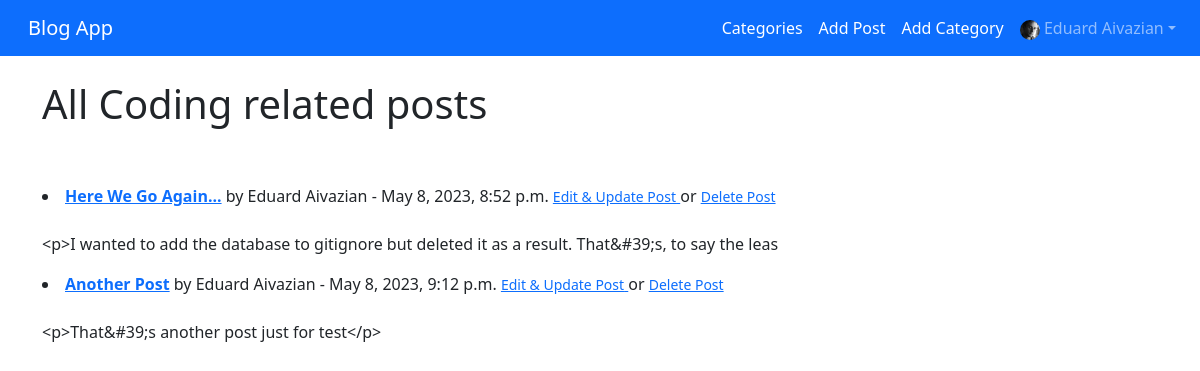
Page /category/coding/ (signed in) on the committed database.
### blogs/models.py (models this page shows, shortened)
class UserProfile(models.Model):
    user = models.OneToOneField(User, null=True, on_delete=models.CASCADE)
    bio = models.TextField()
    profile_picture = models.ImageField(null=True,
                                     blank=True,
                                     upload_to='images/profile_pictures')
    nickname = models.CharField(max_length=255, null=True, blank=True)
    first_name = models.CharField(max_length=255, null=True, blank=True)
    last_name = models.CharField(max_length=255, null=True, blank=True)
    email_address = models.CharField(max_length=255, null=True, blank=True)
    website_url = models.CharField(max_length=255, null=True, blank=True)
    vk_url = models.CharField(max_length=255, null=True, blank=True)
    twitter_url = models.CharField(max_length=255, null=True, blank=True)
    instagram_url = models.CharField(max_length=255, null=True, blank=True)
    github_url = models.CharField(max_length=255, null=True, blank=True)
    steam_url = models.CharField(max_length=255, null=True, blank=True)
    spotify_url = models.CharField(max_length=255, null=True, blank=True)

class Post(models.Model):
    category = models.CharField(max_length=100, default='it') # категория поста со значением "IT" по умолчанию
    header_image = models.ImageField(null=True,
                                     blank=True,
                                     upload_to='images/')
    snippet = models.CharField(max_length=100)
    title = models.CharField(max_length=100) # название поста
    title_tag = models.CharField(max_length=100, default='Blog App')
    author = models.ForeignKey(User, on_delete=models.CASCADE) # при удалении темы, все записи по теме также удаляются - это каскадное удаление
    body = RichTextField(blank=True, null=True) # "богатое" поле для написания поста
    date_added = models.DateTimeField(auto_now_add=True)
    likes = models.ManyToManyField(User, related_name='blog_posts') # кнопка лайка

### blogs/views.py (the view)
def CategoryView(request, categories):
    category_posts = Post.objects.filter(category=categories.replace('-', ' '))
    return render(request, 'categories.html',
                  {'categories': categories.title().replace('-', ' '),
                   'category_posts': category_posts})

### blogs/templates/categories.html
{% extends "base.html" %}
{% block content %}
{% if category_posts %}
<h1>All {{ categories }} related posts</h1>
<br/><br/>
{% for post in category_posts %}
    <li><a href="{% url 'article-detail' post.pk %}"><strong>{{ post.title }}</strong></a> by
        {{ post.author.first_name }}
        {{ post.author.last_name}}
        - {{ post.date_added }}
        {% if user.is_authenticated %}
            <a href="{% url 'update_post' post.pk %}">
                <small>Edit & Update Post</small>
            </a>
            or
            <a href="{% url 'delete_post' post.pk %}">
            <small>Delete Post</small>
            </a>
        {% endif %}
        <br/><br/>
        <p>{{ post.body|slice:":100" }}</p>
    </li>
{% endfor %}
{% else %}
<h1>The page does not exist...</h1>
{% endif %}
{% endblock content %}

### blogs/templates/base.html (shortened to what this page needs)
{% load static %}
<!doctype html>
<html lang="en" dir="ltr">
  <head>
    <link rel="stylesheet" href="https://cdn.jsdelivr.net/npm/bootstrap@5.3.0-alpha3/dist/css/bootstrap.rtl.min.css">
  </head>
  <body>
    <nav class="navbar navbar-expand-lg bg-primary" data-bs-theme="dark">
        <div class="container-fluid">
          <a class="navbar-brand" href="{% url 'home' %}">Blog App</a>
          <div class="collapse navbar-collapse" id="navbarSupportedContent">
            <ul class="navbar-nav me-auto mb-2 mb-lg-0">
              {% if user.is_authenticated %}
                {% if category_menu %}
                  <li class="nav-item dropdown">
                    <a class="nav-link dropdown-toggle" href="#" role="button" data-bs-toggle="dropdown" aria-expanded="false">
                      Categories
                    </a>
                    <ul class="dropdown-menu">
                      {% for item in category_menu %}
                        <li>
                          <a class="dropdown-item"
                          href="{% url 'category' item|slugify %}">
                          {{ item }}</a>
                        </li>
                      {% endfor %}
                    </ul>
                  </li>
                {% else %}
                  <li class="nav-item">
                    <a class="nav-link active" href="{% url 'category-list' %}">Categories</a>
                  </li>
                {% endif %}
                <li class="nav-item">
                  <a class="nav-link active" href="{% url 'add_post' %}">Add Post</a>
                </li>
                <li class="nav-item">
                  <a class="nav-link active" href="{% url 'add_category' %}">Add Category</a>
                </li>
                <li class="nav-item dropdown">
                  <a class="nav-link dropdown-toggle" href="#" role="button" data-bs-toggle="dropdown" aria-expanded="false">
                    {% if user.userprofile.profile_picture.url %}
                      <img src="{{ user.userprofile.profile_picture.url }}" class="rounded-circle" width="20" height="20">
                      {{ user.first_name }} {{ user.last_name }}
                    {% else %}
                      <img src="{% static 'blogs/images/default_profile_picture.png' %}" class="rounded-circle" width="20" height="20">
                      {{ user.first_name }} {{ user.last_name }}
                    {% endif %}
                  </a>
                </li>
              {% endif %}
                </ul>
          </div>
        </div>
      </nav>
    <br/>
    <div class="container">
        {% block content %}
        {% endblock content %}
    </div>
  </body>
</html>

### rows in the picture
Post: title "Here We Go Again...", author.first_name "Eduard", author.last_name "Aivazian", date_added "May 8, 2023, 8:52 p.m.", body "<p>I wanted to add the database to gitignore but deleted it as a result. That&#39;s, to say the leas"
Post: title "Another Post", author.first_name "Eduard", author.last_name "Aivazian", date_added "May 8, 2023, 9:12 p.m.", body "<p>That&#39;s another post just for test</p>"

### other values in the picture
{{ user.first_name }} "Eduard"
{{ user.last_name }} "Aivazian"
{{ categories }} "Coding"
